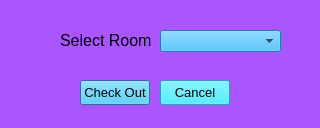
<?xml version="1.0" encoding="UTF-8"?>
<ui version="4.0">
 <class>CheckOutDialog</class>
 <widget class="QDialog" name="CheckOutDialog">
  <property name="windowModality">
   <enum>Qt::WindowModal</enum>
  </property>
  <property name="geometry">
   <rect>
    <x>0</x>
    <y>0</y>
    <width>320</width>
    <height>128</height>
   </rect>
  </property>
  <property name="windowTitle">
   <string>Check Out</string>
  </property>
  <property name="styleSheet">
   <string notr="true">background-color: rgb(170, 85, 255);</string>
  </property>
  <widget class="QComboBox" name="cmbRoomList">
   <property name="geometry">
    <rect>
     <x>160</x>
     <y>30</y>
     <width>121</width>
     <height>22</height>
    </rect>
   </property>
   <property name="font">
    <font>
     <pointsize>12</pointsize>
    </font>
   </property>
   <property name="styleSheet">
    <string notr="true">background-color: rgb(28, 176, 255);</string>
   </property>
  </widget>
  <widget class="QLabel" name="label">
   <property name="geometry">
    <rect>
     <x>60</x>
     <y>30</y>
     <width>91</width>
     <height>21</height>
    </rect>
   </property>
   <property name="font">
    <font>
     <pointsize>12</pointsize>
    </font>
   </property>
   <property name="text">
    <string>Select Room</string>
   </property>
  </widget>
  <widget class="QPushButton" name="btnCheckout">
   <property name="geometry">
    <rect>
     <x>80</x>
     <y>80</y>
     <width>70</width>
     <height>25</height>
    </rect>
   </property>
   <property name="font">
    <font>
     <pointsize>10</pointsize>
    </font>
   </property>
   <property name="styleSheet">
    <string notr="true">background-color: rgb(49, 207, 255);
color: rgb(0, 0, 0);</string>
   </property>
   <property name="text">
    <string>Check Out</string>
   </property>
  </widget>
  <widget class="QPushButton" name="btnCancel">
   <property name="geometry">
    <rect>
     <x>160</x>
     <y>80</y>
     <width>70</width>
     <height>25</height>
    </rect>
   </property>
   <property name="font">
    <font>
     <pointsize>10</pointsize>
    </font>
   </property>
   <property name="styleSheet">
    <string notr="true">color: rgb(0, 0, 0);
background-color: rgb(28, 236, 255);</string>
   </property>
   <property name="text">
    <string>Cancel</string>
   </property>
  </widget>
 </widget>
 <resources/>
 <connections/>
</ui>
